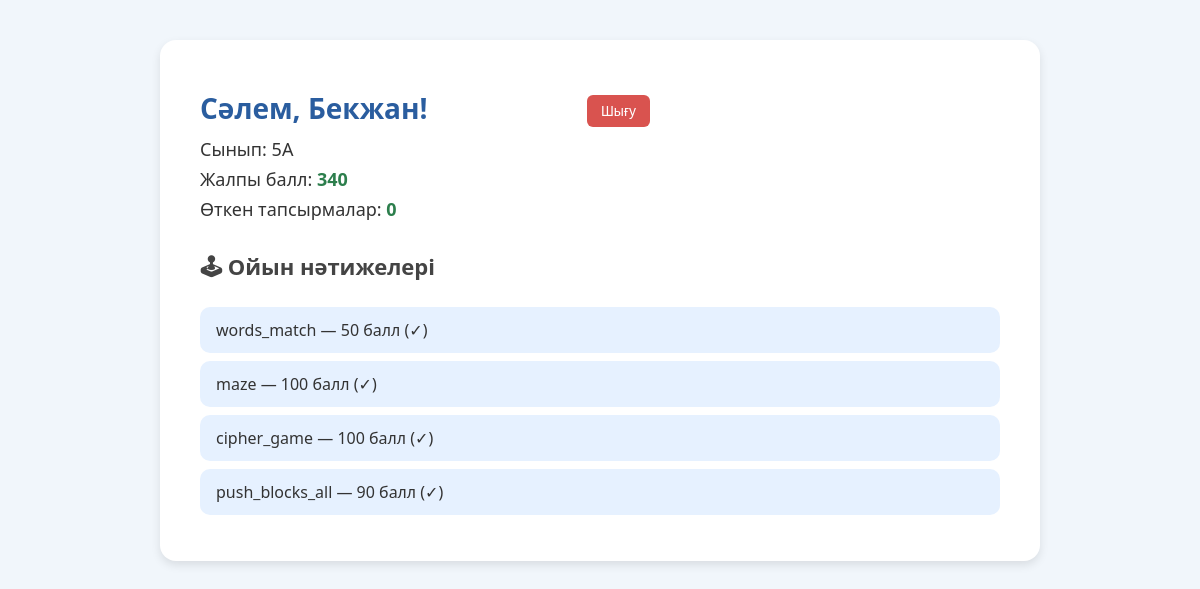
The app's page /student_dashboard (signed in) with its own data.
### main.py (models this page shows, shortened)
class Student(db.Model):
    id = db.Column(db.Integer, primary_key=True)
    name = db.Column(db.String(100), nullable=False)
    student_class = db.Column(db.String(10), nullable=False)
    password = db.Column(db.String(200), nullable=False)
    score = db.Column(db.Integer, default=0)
    progress = db.relationship('StudentProgress', backref='student', lazy=True)
    __table_args__ = (db.UniqueConstraint('name', 'student_class', name='uq_name_class'),)

class GameProgress(db.Model):
    id = db.Column(db.Integer, primary_key=True)
    student_id = db.Column(db.Integer, db.ForeignKey("student.id"))
    game_name = db.Column(db.String(100), nullable=False)
    score = db.Column(db.Integer, default=0)
    completed = db.Column(db.Boolean, default=False)
    attempt = db.Column(db.Integer, nullable=False, default=1)
    timestamp = db.Column(db.DateTime, default=db.func.current_timestamp())
    student = db.relationship('Student', backref='games')

### main.py (the view)
@app.route("/student_dashboard")
def student_dashboard():
    student_id = session.get("user_id")
    if not student_id:
        return redirect("/login")
    student = Student.query.get(student_id)
    progress_count = StudentProgress.query.filter_by(student_id=student_id).count()
    game_results = GameProgress.query.filter_by(student_id=student_id).all()
    return render_template("dashboard.html",
                           student=student,
                           progress_count=progress_count,
                           games=game_results)

### templates/dashboard.html (shortened to what this page needs)
<!DOCTYPE html>
<html lang="kk">
<head>
  <link rel="stylesheet" href="{{ url_for('static', filename='css/dashboard.css') }}">
</head>
<body>
  <div class="container">
    <h1>Сәлем, {{ student.name }}!</h1>
    <p>Сынып: {{ student.student_class }}</p>
    <p>Жалпы балл: <strong>{{ student.score }}</strong></p>
    <p>Өткен тапсырмалар: <strong>{{ progress_count }}</strong></p>
    <h2>🕹 Ойын нәтижелері</h2>
    {% if games %}
      <ul>
        {% for game in games %}
          <li>
            {{ game.game_name }} — {{ game.score }} балл ({{ "✓" if game.completed else "○" }})
          </li>
        {% endfor %}
      </ul>
    {% else %}
      <p>Әзірге ойын нәтижелері жоқ.</p>
    {% endif %}
    <form action="/logout" method="POST" class="logout-form">
      <button type="submit">Шығу</button>
    </form>
  </div>
</body>
</html>

### static/css/dashboard.css (style rules this page uses)
body { font-family: "Segoe UI", sans-serif; background: #f1f6fb; color: #333; margin: 0; padding: 0; }
.container { max-width: 800px; margin: 40px auto; background: #fff; border-radius: 16px; padding: 30px 40px; box-shadow: 0 4px 10px rgba(0,0,0,0.1); }
h1 { font-size: 28px; color: #2a5d9f; margin-bottom: 10px; }
p { font-size: 18px; margin: 6px 0; }
strong { color: #2c7e4c; }
h2 { margin-top: 30px; font-size: 22px; color: #444; }
ul { list-style-type: none; padding-left: 0; }
li { background: #e6f1ff; margin: 8px 0; padding: 12px 16px; border-radius: 10px; font-size: 16px; }
button { background: #2a5d9f; color: white; border: none; padding: 10px 18px; font-size: 16px; border-radius: 8px; cursor: pointer; margin-top: 25px; transition: 0.3s; }
.logout-form { position: absolute; top: 70px; right: 550px; }
.logout-form button { background: #d9534f; padding: 8px 14px; font-size: 14px; border-radius: 6px; }

### records on screen
Student: name "Бекжан", student_class "5А", score "340"
GameProgress: game_name "words_match", score "50", completed "✓"
GameProgress: game_name "maze", score "100", completed "✓"
GameProgress: game_name "cipher_game", score "100", completed "✓"
GameProgress: game_name "push_blocks_all", score "90", completed "✓"

### other values on screen
{{ progress_count }} "0"
